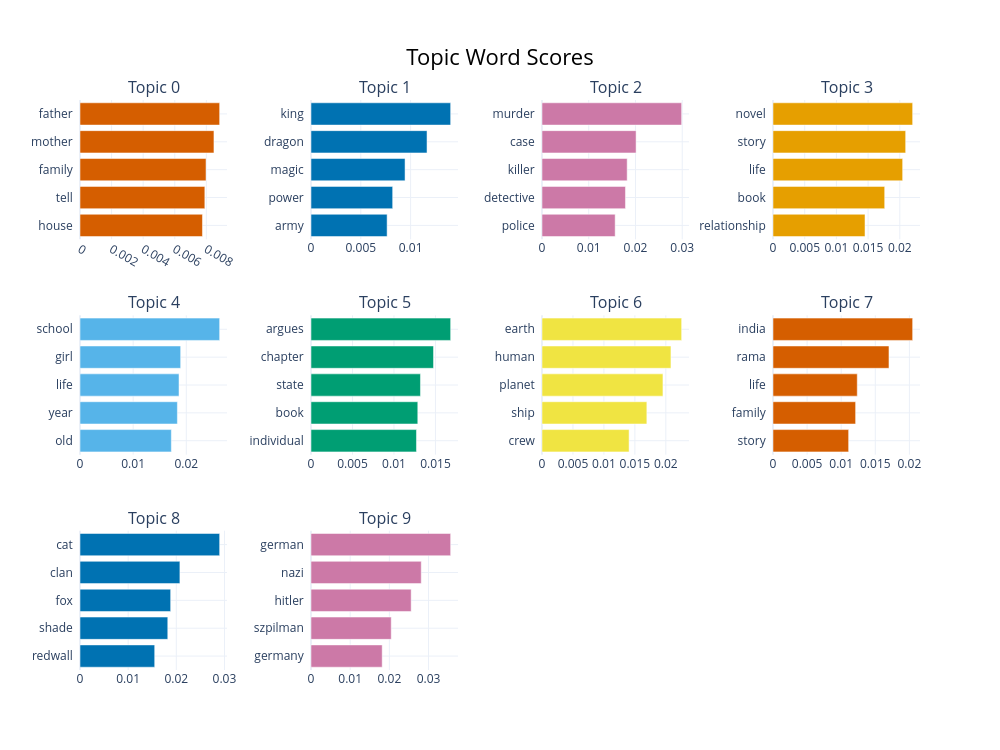

Write notebook code for a chart like this one.
### Markdown cell above
**Visualization of topics as a bar chart**

This chart shows the 10 most popular topics and the keywords that define them.

### Code cell
if 'topic_model' in locals():
    display(topic_model.visualize_barchart(top_n_topics=10))

### Figure 1 — Plotly figure (JSON) as saved in the notebook; plotly's stock layout.template omitted (floating-point values rounded to 4 significant figures)
{"data": [{"marker": {"color": "#D55E00"}, "orientation": "h", "x": [0.007755, 0.007905, 0.00798, 0.008482, 0.008843], "y": ["house  ", "tell  ", "family  ", "mother  ", "father  "], "type": "bar", "xaxis": "x", "yaxis": "y"}, {"marker": {"color": "#0072B2"}, "orientation": "h", "x": [0.007642, 0.008199, 0.009441, 0.01165, 0.01402], "y": ["army  ", "power  ", "magic  ", "dragon  ", "king  "], "type": "bar", "xaxis": "x2", "yaxis": "y2"}, {"marker": {"color": "#CC79A7"}, "orientation": "h", "x": [0.01565, 0.01786, 0.01822, 0.02013, 0.02988], "y": ["police  ", "detective  ", "killer  ", "case  ", "murder  "], "type": "bar", "xaxis": "x3", "yaxis": "y3"}, {"marker": {"color": "#E69F00"}, "orientation": "h", "x": [0.01451, 0.01762, 0.02045, 0.02092, 0.02203], "y": ["relationship  ", "book  ", "life  ", "story  ", "novel  "], "type": "bar", "xaxis": "x4", "yaxis": "y4"}, {"marker": {"color": "#56B4E9"}, "orientation": "h", "x": [0.01719, 0.01833, 0.01863, 0.01894, 0.02628], "y": ["old  ", "year  ", "life  ", "girl  ", "school  "], "type": "bar", "xaxis": "x5", "yaxis": "y5"}, {"marker": {"color": "#009E73"}, "orientation": "h", "x": [0.01271, 0.01287, 0.01319, 0.01477, 0.01683], "y": ["individual  ", "book  ", "state  ", "chapter  ", "argues  "], "type": "bar", "xaxis": "x6", "yaxis": "y6"}, {"marker": {"color": "#F0E442"}, "orientation": "h", "x": [0.01406, 0.01693, 0.01953, 0.02082, 0.02255], "y": ["crew  ", "ship  ", "planet  ", "human  ", "earth  "], "type": "bar", "xaxis": "x7", "yaxis": "y7"}, {"marker": {"color": "#D55E00"}, "orientation": "h", "x": [0.01109, 0.01212, 0.01235, 0.01701, 0.02048], "y": ["story  ", "family  ", "life  ", "rama  ", "india  "], "type": "bar", "xaxis": "x8", "yaxis": "y8"}, {"marker": {"color": "#0072B2"}, "orientation": "h", "x": [0.01551, 0.01823, 0.01883, 0.02075, 0.029], "y": ["redwall  ", "shade  ", "fox  ", "clan  ", "cat  "], "type": "bar", "xaxis": "x9", "yaxis": "y9"}, {"marker": {"color": "#CC79A7"}, "orientation": "h", "x": [0.01817, 0.02048, 0.02557, 0.02814, 0.03564], "y": ["germany  ", "szpilman  ", "hitler  ", "nazi  ", "german  "], "type": "bar", "xaxis": "x10", "yaxis": "y10"}], "layout": {"xaxis": {"anchor": "y", "domain": [0.0, 0.175], "showgrid": true}, "yaxis": {"anchor": "x", "domain": [0.7556, 1.0], "showgrid": true}, "xaxis2": {"anchor": "y2", "domain": [0.275, 0.45], "showgrid": true}, "yaxis2": {"anchor": "x2", "domain": [0.7556, 1.0], "showgrid": true}, "xaxis3": {"anchor": "y3", "domain": [0.55, 0.725], "showgrid": true}, "yaxis3": {"anchor": "x3", "domain": [0.7556, 1.0], "showgrid": true}, "xaxis4": {"anchor": "y4", "domain": [0.825, 1.0], "showgrid": true}, "yaxis4": {"anchor": "x4", "domain": [0.7556, 1.0], "showgrid": true}, "xaxis5": {"anchor": "y5", "domain": [0.0, 0.175], "showgrid": true}, "yaxis5": {"anchor": "x5", "domain": [0.3778, 0.6222], "showgrid": true}, "xaxis6": {"anchor": "y6", "domain": [0.275, 0.45], "showgrid": true}, "yaxis6": {"anchor": "x6", "domain": [0.3778, 0.6222], "showgrid": true}, "xaxis7": {"anchor": "y7", "domain": [0.55, 0.725], "showgrid": true}, "yaxis7": {"anchor": "x7", "domain": [0.3778, 0.6222], "showgrid": true}, "xaxis8": {"anchor": "y8", "domain": [0.825, 1.0], "showgrid": true}, "yaxis8": {"anchor": "x8", "domain": [0.3778, 0.6222], "showgrid": true}, "xaxis9": {"anchor": "y9", "domain": [0.0, 0.175], "showgrid": true}, "yaxis9": {"anchor": "x9", "domain": [0.0, 0.2444], "showgrid": true}, "xaxis10": {"anchor": "y10", "domain": [0.275, 0.45], "showgrid": true}, "yaxis10": {"anchor": "x10", "domain": [0.0, 0.2444], "showgrid": true}, "xaxis11": {"anchor": "y11", "domain": [0.55, 0.725], "showgrid": true}, "yaxis11": {"anchor": "x11", "domain": [0.0, 0.2444], "showgrid": true}, "xaxis12": {"anchor": "y12", "domain": [0.825, 1.0], "showgrid": true}, "yaxis12": {"anchor": "x12", "domain": [0.0, 0.2444], "showgrid": true}, "annotations": [{"font": {"size": 16}, "showarrow": false, "text": "Topic 0", "x": 0.0875, "xanchor": "center", "xref": "paper", "y": 1.0, "yanchor": "bottom", "yref": "paper"}, {"font": {"size": 16}, "showarrow": false, "text": "Topic 1", "x": 0.3625, "xanchor": "center", "xref": "paper", "y": 1.0, "yanchor": "bottom", "yref": "paper"}, {"font": {"size": 16}, "showarrow": false, "text": "Topic 2", "x": 0.6375, "xanchor": "center", "xref": "paper", "y": 1.0, "yanchor": "bottom", "yref": "paper"}, {"font": {"size": 16}, "showarrow": false, "text": "Topic 3", "x": 0.9125, "xanchor": "center", "xref": "paper", "y": 1.0, "yanchor": "bottom", "yref": "paper"}, {"font": {"size": 16}, "showarrow": false, "text": "Topic 4", "x": 0.0875, "xanchor": "center", "xref": "paper", "y": 0.6222, "yanchor": "bottom", "yref": "paper"}, {"font": {"size": 16}, "showarrow": false, "text": "Topic 5", "x": 0.3625, "xanchor": "center", "xref": "paper", "y": 0.6222, "yanchor": "bottom", "yref": "paper"}, {"font": {"size": 16}, "showarrow": false, "text": "Topic 6", "x": 0.6375, "xanchor": "center", "xref": "paper", "y": 0.6222, "yanchor": "bottom", "yref": "paper"}, {"font": {"size": 16}, "showarrow": false, "text": "Topic 7", "x": 0.9125, "xanchor": "center", "xref": "paper", "y": 0.6222, "yanchor": "bottom", "yref": "paper"}, {"font": {"size": 16}, "showarrow": false, "text": "Topic 8", "x": 0.0875, "xanchor": "center", "xref": "paper", "y": 0.2444, "yanchor": "bottom", "yref": "paper"}, {"font": {"size": 16}, "showarrow": false, "text": "Topic 9", "x": 0.3625, "xanchor": "center", "xref": "paper", "y": 0.2444, "yanchor": "bottom", "yref": "paper"}], "title": {"font": {"size": 22, "color": "Black"}, "text": "Topic Word Scores", "x": 0.5, "xanchor": "center", "yanchor": "top"}, "hoverlabel": {"font": {"size": 16, "family": "Rockwell"}, "bgcolor": "white"}, "showlegend": false, "width": 1000, "height": 750}}
